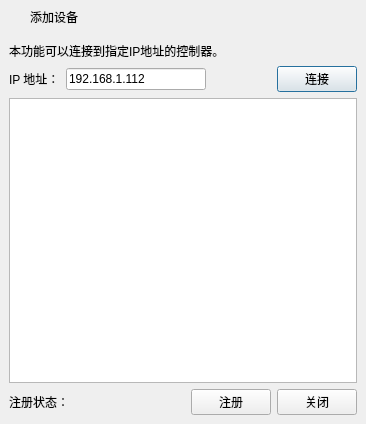
<?xml version="1.0" encoding="UTF-8"?>
<ui version="4.0">
 <class>frmAddSlave</class>
 <widget class="QDialog" name="frmAddSlave">
  <property name="geometry">
   <rect>
    <x>0</x>
    <y>0</y>
    <width>366</width>
    <height>424</height>
   </rect>
  </property>
  <property name="windowTitle">
   <string>添加设备</string>
  </property>
  <layout class="QGridLayout" name="gridLayout">
   <property name="leftMargin">
    <number>0</number>
   </property>
   <property name="topMargin">
    <number>0</number>
   </property>
   <property name="rightMargin">
    <number>0</number>
   </property>
   <property name="bottomMargin">
    <number>0</number>
   </property>
   <property name="spacing">
    <number>0</number>
   </property>
   <item row="0" column="0">
    <widget class="QWidget" name="widget_title" native="true">
     <property name="sizePolicy">
      <sizepolicy hsizetype="Preferred" vsizetype="Fixed">
       <horstretch>0</horstretch>
       <verstretch>0</verstretch>
      </sizepolicy>
     </property>
     <property name="minimumSize">
      <size>
       <width>100</width>
       <height>33</height>
      </size>
     </property>
     <layout class="QHBoxLayout" name="horizontalLayout_2">
      <property name="spacing">
       <number>0</number>
      </property>
      <property name="leftMargin">
       <number>0</number>
      </property>
      <property name="topMargin">
       <number>0</number>
      </property>
      <property name="rightMargin">
       <number>0</number>
      </property>
      <property name="bottomMargin">
       <number>0</number>
      </property>
      <item>
       <widget class="QLabel" name="lab_Ico">
        <property name="sizePolicy">
         <sizepolicy hsizetype="Minimum" vsizetype="Preferred">
          <horstretch>0</horstretch>
          <verstretch>0</verstretch>
         </sizepolicy>
        </property>
        <property name="minimumSize">
         <size>
          <width>30</width>
          <height>0</height>
         </size>
        </property>
        <property name="text">
         <string/>
        </property>
        <property name="alignment">
         <set>Qt::AlignCenter</set>
        </property>
       </widget>
      </item>
      <item>
       <widget class="QLabel" name="lab_Title">
        <property name="sizePolicy">
         <sizepolicy hsizetype="Expanding" vsizetype="Preferred">
          <horstretch>0</horstretch>
          <verstretch>0</verstretch>
         </sizepolicy>
        </property>
        <property name="styleSheet">
         <string notr="true">font: 10pt &quot;微软雅黑&quot;;</string>
        </property>
        <property name="text">
         <string>添加设备</string>
        </property>
        <property name="alignment">
         <set>Qt::AlignLeading|Qt::AlignLeft|Qt::AlignVCenter</set>
        </property>
       </widget>
      </item>
      <item>
       <widget class="QWidget" name="widget_menu" native="true">
        <property name="sizePolicy">
         <sizepolicy hsizetype="Minimum" vsizetype="Preferred">
          <horstretch>0</horstretch>
          <verstretch>0</verstretch>
         </sizepolicy>
        </property>
        <layout class="QHBoxLayout" name="horizontalLayout">
         <property name="spacing">
          <number>0</number>
         </property>
         <property name="leftMargin">
          <number>0</number>
         </property>
         <property name="topMargin">
          <number>0</number>
         </property>
         <property name="rightMargin">
          <number>0</number>
         </property>
         <property name="bottomMargin">
          <number>0</number>
         </property>
         <item>
          <widget class="QPushButton" name="btnMenu">
           <property name="enabled">
            <bool>false</bool>
           </property>
           <property name="sizePolicy">
            <sizepolicy hsizetype="Minimum" vsizetype="Expanding">
             <horstretch>0</horstretch>
             <verstretch>0</verstretch>
            </sizepolicy>
           </property>
           <property name="minimumSize">
            <size>
             <width>31</width>
             <height>0</height>
            </size>
           </property>
           <property name="cursor">
            <cursorShape>ArrowCursor</cursorShape>
           </property>
           <property name="focusPolicy">
            <enum>Qt::NoFocus</enum>
           </property>
           <property name="toolTip">
            <string/>
           </property>
           <property name="text">
            <string/>
           </property>
           <property name="flat">
            <bool>true</bool>
           </property>
          </widget>
         </item>
         <item>
          <widget class="QPushButton" name="btnMenu_Max">
           <property name="enabled">
            <bool>false</bool>
           </property>
           <property name="sizePolicy">
            <sizepolicy hsizetype="Minimum" vsizetype="Expanding">
             <horstretch>0</horstretch>
             <verstretch>0</verstretch>
            </sizepolicy>
           </property>
           <property name="minimumSize">
            <size>
             <width>31</width>
             <height>0</height>
            </size>
           </property>
           <property name="cursor">
            <cursorShape>ArrowCursor</cursorShape>
           </property>
           <property name="focusPolicy">
            <enum>Qt::NoFocus</enum>
           </property>
           <property name="toolTip">
            <string/>
           </property>
           <property name="text">
            <string/>
           </property>
           <property name="flat">
            <bool>true</bool>
           </property>
          </widget>
         </item>
         <item>
          <widget class="QPushButton" name="btnMenu_Min">
           <property name="sizePolicy">
            <sizepolicy hsizetype="Minimum" vsizetype="Expanding">
             <horstretch>0</horstretch>
             <verstretch>0</verstretch>
            </sizepolicy>
           </property>
           <property name="minimumSize">
            <size>
             <width>31</width>
             <height>0</height>
            </size>
           </property>
           <property name="cursor">
            <cursorShape>ArrowCursor</cursorShape>
           </property>
           <property name="focusPolicy">
            <enum>Qt::NoFocus</enum>
           </property>
           <property name="toolTip">
            <string>最小化</string>
           </property>
           <property name="text">
            <string/>
           </property>
           <property name="flat">
            <bool>true</bool>
           </property>
          </widget>
         </item>
         <item>
          <widget class="QPushButton" name="btnMenu_Close">
           <property name="sizePolicy">
            <sizepolicy hsizetype="Minimum" vsizetype="Expanding">
             <horstretch>0</horstretch>
             <verstretch>0</verstretch>
            </sizepolicy>
           </property>
           <property name="minimumSize">
            <size>
             <width>40</width>
             <height>0</height>
            </size>
           </property>
           <property name="cursor">
            <cursorShape>ArrowCursor</cursorShape>
           </property>
           <property name="focusPolicy">
            <enum>Qt::NoFocus</enum>
           </property>
           <property name="toolTip">
            <string>关闭</string>
           </property>
           <property name="text">
            <string/>
           </property>
           <property name="flat">
            <bool>true</bool>
           </property>
          </widget>
         </item>
        </layout>
       </widget>
      </item>
     </layout>
    </widget>
   </item>
   <item row="1" column="0">
    <widget class="QWidget" name="widget_main" native="true">
     <property name="styleSheet">
      <string notr="true">font: 10pt &quot;微软雅黑&quot;;</string>
     </property>
     <layout class="QGridLayout" name="gridLayout_2">
      <item row="1" column="0">
       <layout class="QHBoxLayout" name="horizontalLayout_3">
        <item>
         <widget class="QLabel" name="label">
          <property name="text">
           <string>IP 地址：</string>
          </property>
         </widget>
        </item>
        <item>
         <widget class="QLineEdit" name="leIp">
          <property name="minimumSize">
           <size>
            <width>140</width>
            <height>0</height>
           </size>
          </property>
          <property name="text">
           <string>192.168.1.112</string>
          </property>
         </widget>
        </item>
        <item>
         <spacer name="horizontalSpacer">
          <property name="orientation">
           <enum>Qt::Horizontal</enum>
          </property>
          <property name="sizeHint" stdset="0">
           <size>
            <width>278</width>
            <height>20</height>
           </size>
          </property>
         </spacer>
        </item>
        <item>
         <widget class="QPushButton" name="btnConnect">
          <property name="text">
           <string>连接</string>
          </property>
          <property name="icon">
           <iconset resource="rc.qrc">
            <normaloff>:/image/tree2.png</normaloff>:/image/tree2.png</iconset>
          </property>
         </widget>
        </item>
       </layout>
      </item>
      <item row="3" column="0">
       <layout class="QHBoxLayout" name="horizontalLayout_5">
        <item>
         <widget class="QLabel" name="label_2">
          <property name="text">
           <string>注册状态：</string>
          </property>
         </widget>
        </item>
        <item>
         <widget class="QLabel" name="lbRegistered">
          <property name="text">
           <string/>
          </property>
         </widget>
        </item>
        <item>
         <spacer name="horizontalSpacer_2">
          <property name="orientation">
           <enum>Qt::Horizontal</enum>
          </property>
          <property name="sizeHint" stdset="0">
           <size>
            <width>286</width>
            <height>20</height>
           </size>
          </property>
         </spacer>
        </item>
        <item>
         <layout class="QHBoxLayout" name="horizontalLayout_4">
          <item>
           <widget class="QPushButton" name="btnRegister">
            <property name="text">
             <string>注册</string>
            </property>
            <property name="icon">
             <iconset resource="rc.qrc">
              <normaloff>:/image/msg_info.png</normaloff>:/image/msg_info.png</iconset>
            </property>
           </widget>
          </item>
          <item>
           <widget class="QPushButton" name="btnClose">
            <property name="text">
             <string>关闭</string>
            </property>
            <property name="icon">
             <iconset resource="rc.qrc">
              <normaloff>:/image/btn_close.png</normaloff>:/image/btn_close.png</iconset>
            </property>
           </widget>
          </item>
         </layout>
        </item>
       </layout>
      </item>
      <item row="2" column="0">
       <widget class="QTableWidget" name="tableWidget">
        <property name="focusPolicy">
         <enum>Qt::NoFocus</enum>
        </property>
       </widget>
      </item>
      <item row="0" column="0">
       <widget class="QLabel" name="label_4">
        <property name="text">
         <string>本功能可以连接到指定IP地址的控制器。</string>
        </property>
       </widget>
      </item>
     </layout>
    </widget>
   </item>
  </layout>
 </widget>
 <resources>
  <include location="rc.qrc"/>
 </resources>
 <connections/>
</ui>
